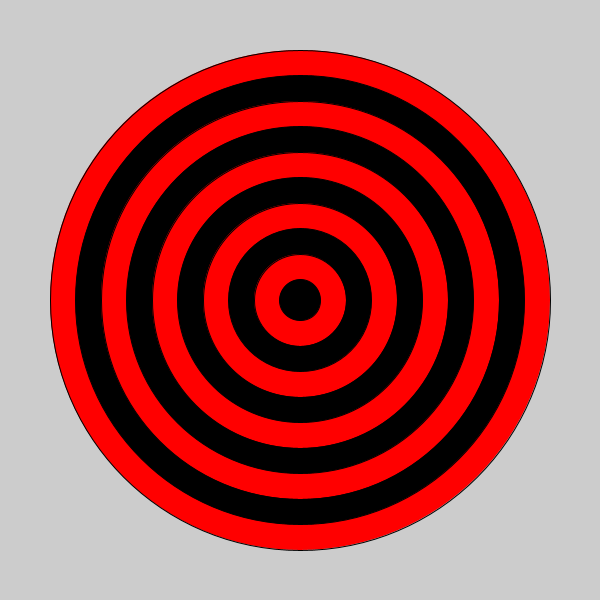
Frame 1 (no input)
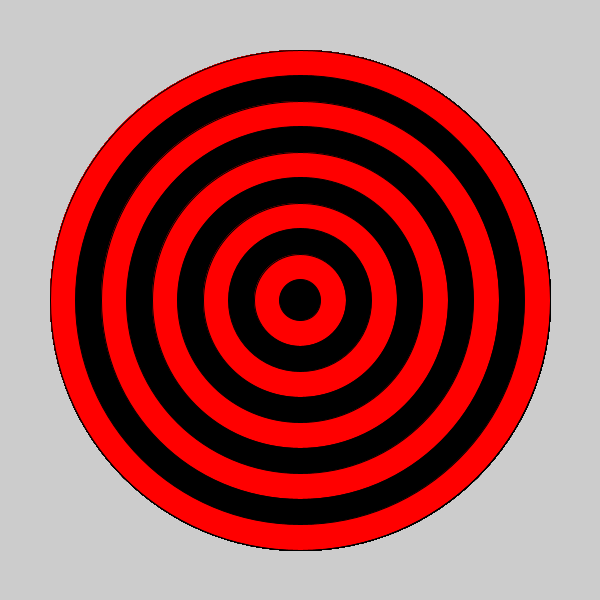
Frame 60 (the mouse pressed at the canvas centre just before this capture)
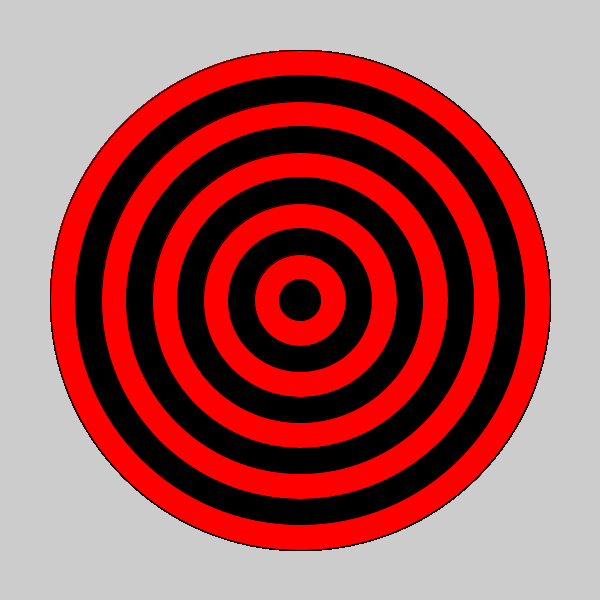
Frame 120 (the mouse held since frame 60 and released just before this capture)

The Processing sketch that drew these frames (run headless with seeded random() and noise(); from frame 60 on, the mouse is pressed at the canvas centre):

// Processing sketch: bullseye
// ── bullseye.pde

void setup() {
 
  // set the size of your sketch
  size(600, 600);
}

void draw() {
  
  //Starting with the largest ellipse, use a for loop to draw a bullseye with ellipses.
  for(int i = 500; i > 0; i-=51){
    if(i % 2 == 0){
      fill(255, 0, 0);
    }
    else { 
       fill(0, 0, 0);
    }
  ellipse(300, 300,  i, i);
    
  }
 //Use an if statement and remainder to alternate the color of your rings.
  
  
}
